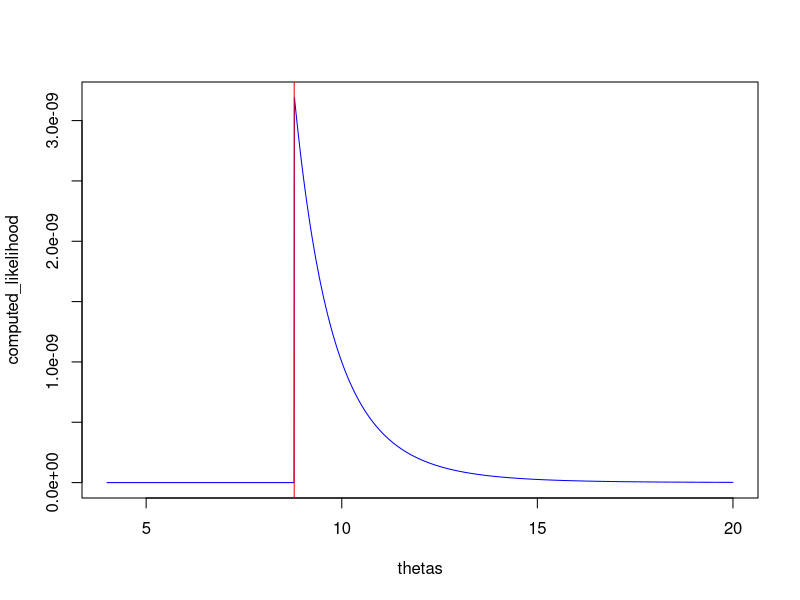

This figure's R source: (Note: this script raises an error after producing the figure.)
likelihood_f <- function(theta, sample_max, n) {
  if (theta < sample_max) {
    return(0)
  } else{
    return(1 / theta ^ n)
  }
}
true_theta <- 10
n <- 9
alpha <- 0.01
obs <- runif(n = n, min = 0, max = true_theta)
sample_max <- max(obs)
thetas <- seq(4, 20, 0.01)
computed_likelihood <-
  sapply(thetas, likelihood_f, sample_max = sample_max, n = n)
plot(thetas,
     computed_likelihood,
     type = 'l',
     col = 'blue')
abline(v = sample_max, col = 'red')
# right_CI = sample_max * exp(qchisq(p = 1 - alpha, df = 1) / (2 * n))
abline(v = right_CI, col = 'red')
sprintf("[%f,%f]", sample_max, right_CI)